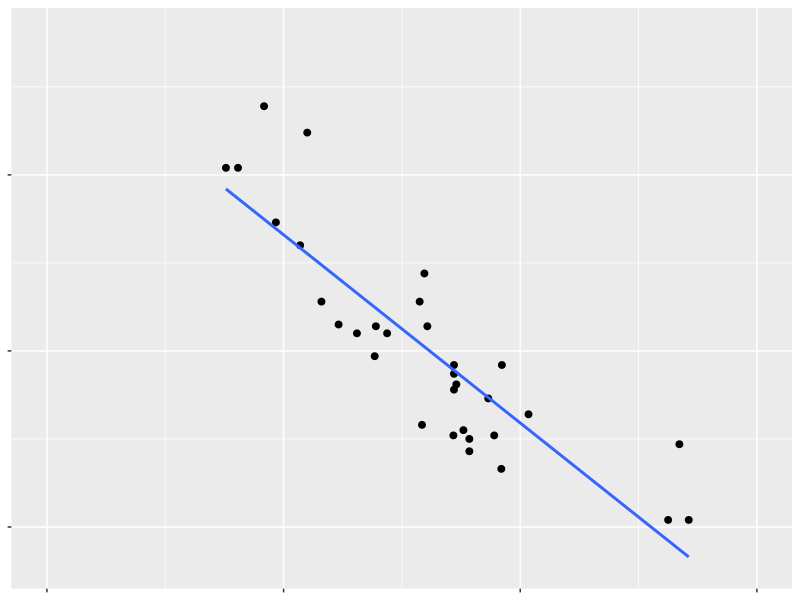
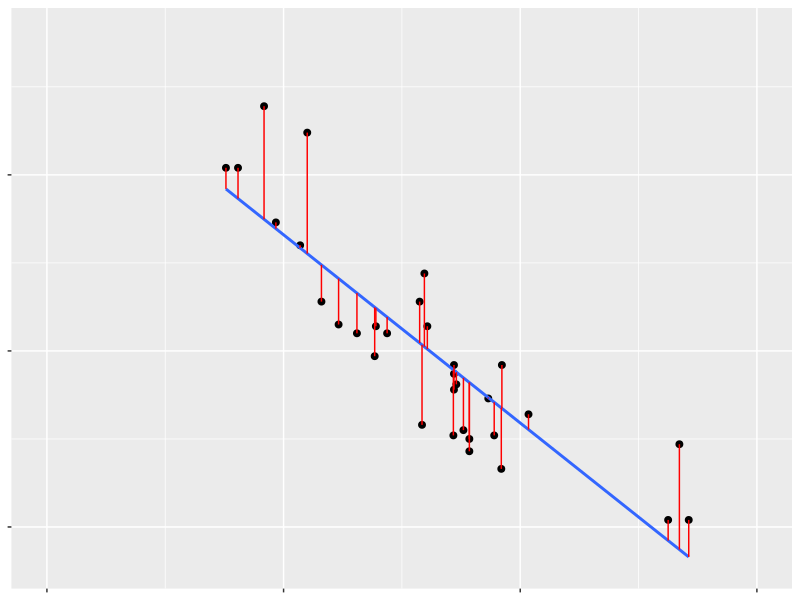
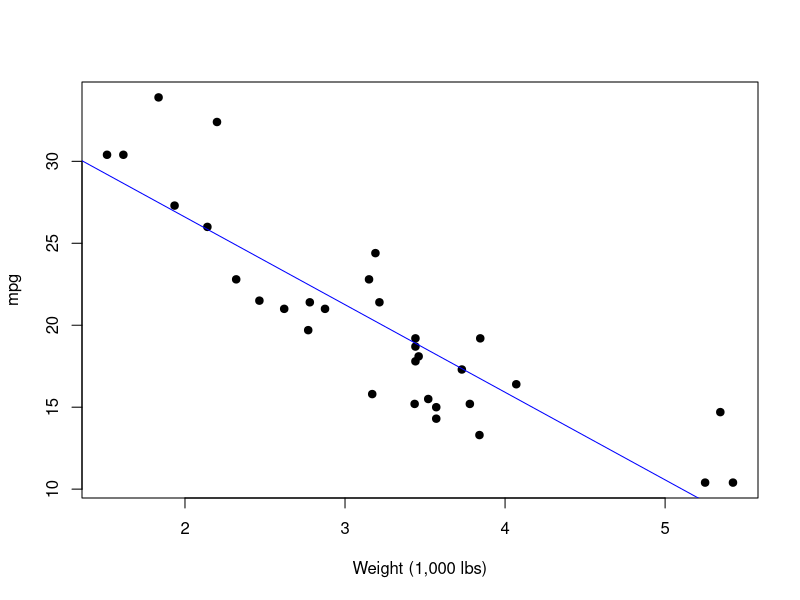
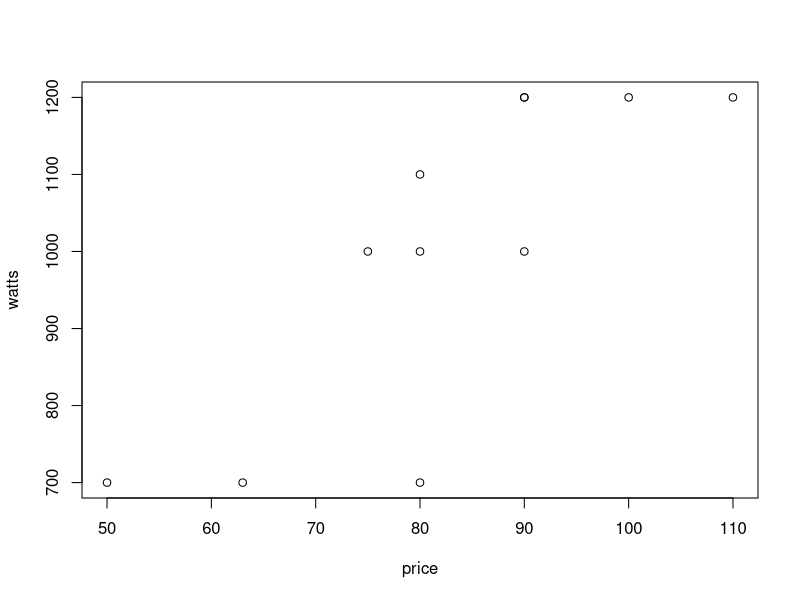

These figures' R source, in order:
## ---- chunk 1

library(tidyverse)
ggplot(mtcars, aes(x=wt, y=mpg)) +
  geom_point(cex=2) + geom_smooth(method = "lm", se=F) +
  theme(
    axis.text = element_blank(),
    axis.title = element_blank()
  ) +
  lims(x=c(0,6), y=c(8,38))


## ---- chunk 2

yhat <- as.numeric(lm(mpg~wt,data=mtcars)$fitted)

ggplot(mtcars, aes(x=wt, y=mpg)) +
  geom_point(cex=2) + geom_smooth(method = "lm", se=F) +
  geom_segment(aes(xend=wt, yend=yhat), col="red") + 
  theme(
    axis.text = element_blank(),
    axis.title = element_blank()
  ) +
  lims(x=c(0,6), y=c(8,38))


## ---- chunk 3

lm1 <- lm(mpg ~ wt, data = mtcars)

summary(lm1)

## ---- chunk 4

plot(mpg ~ wt, data = mtcars, xlab="Weight (1,000 lbs)", ylab="mpg", pch=19)
abline(37.285, -5.344, col = "blue")

## ---- chunk 5

# Copy the explanatory variable
hrt <- c(46.30,40.60,39.50,36.60,30.00)

# Copy the response variable
rate <- c(103.30,105.00,100.00,93.80,83.50)

cor(hrt, rate)

## ---- chunk 6

# Coefficient of Determination 
(0.9112)^2

## ---- chunk 7

price <- c(80,80,50,90,100,90,110,90,75,80,63)
watts <- c(1100,700,700,1200,1200,1200,1200,1000,1000,1000,700)
cbind(price, watts)

## ---- chunk 8

# Create a numeric object with price data
price <- c(80,80,50,90,100,90,110,90,75,80,63)

# Create a numeric object with watts data
watts <- c(1100,700,700,1200,1200,1200,1200,1000,1000,1000,700)


## ---- chunk 9

# Display the scatterplot
plot(watts ~ price)

## ---- chunk 10

cor(price, watts)

